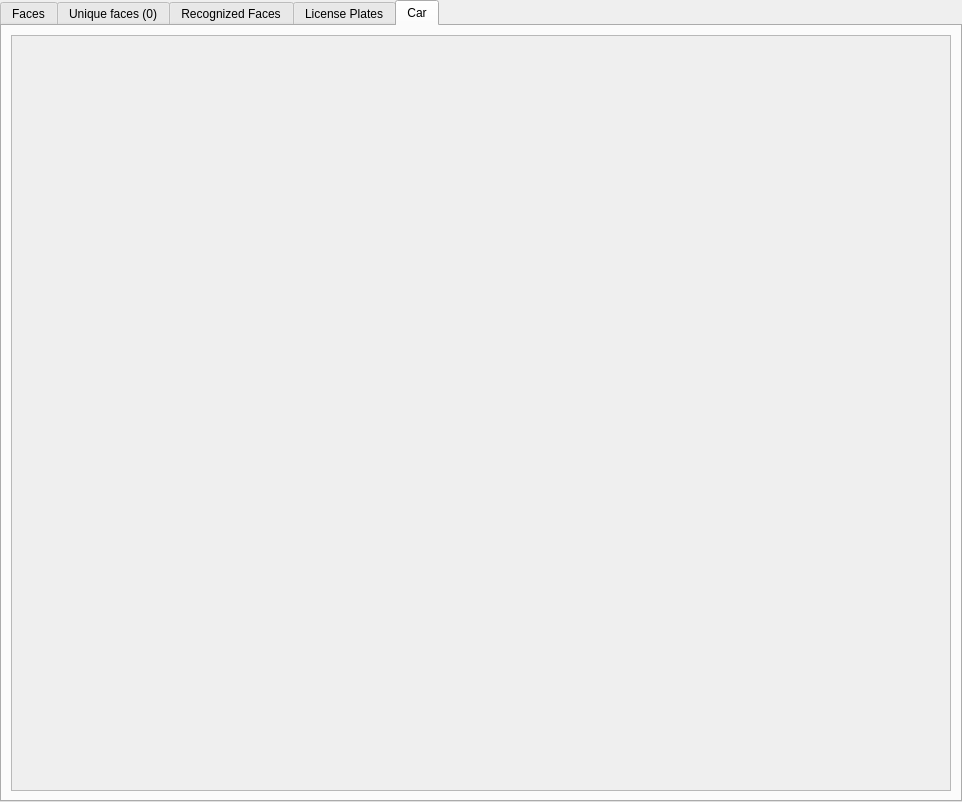
<?xml version="1.0" encoding="UTF-8"?>
<ui version="4.0">
 <class>Faces</class>
 <widget class="QDialog" name="Faces">
  <property name="geometry">
   <rect>
    <x>0</x>
    <y>0</y>
    <width>962</width>
    <height>802</height>
   </rect>
  </property>
  <property name="windowTitle">
   <string>Tiles</string>
  </property>
  <layout class="QGridLayout" name="gridLayout_2">
   <property name="leftMargin">
    <number>0</number>
   </property>
   <property name="topMargin">
    <number>0</number>
   </property>
   <property name="rightMargin">
    <number>0</number>
   </property>
   <property name="bottomMargin">
    <number>0</number>
   </property>
   <item row="0" column="0">
    <widget class="QTabWidget" name="tabWidget">
     <property name="currentIndex">
      <number>4</number>
     </property>
     <widget class="QWidget" name="tabAllTiles">
      <attribute name="title">
       <string>Faces</string>
      </attribute>
      <layout class="QGridLayout" name="gridLayout">
       <property name="leftMargin">
        <number>0</number>
       </property>
       <property name="topMargin">
        <number>0</number>
       </property>
       <property name="rightMargin">
        <number>0</number>
       </property>
       <property name="bottomMargin">
        <number>0</number>
       </property>
       <property name="spacing">
        <number>0</number>
       </property>
       <item row="0" column="0">
        <widget class="QScrollArea" name="scrollAreaFaces">
         <property name="widgetResizable">
          <bool>true</bool>
         </property>
         <widget class="QWidget" name="scrollAreaWidgetContents">
          <property name="geometry">
           <rect>
            <x>0</x>
            <y>0</y>
            <width>956</width>
            <height>769</height>
           </rect>
          </property>
         </widget>
        </widget>
       </item>
      </layout>
     </widget>
     <widget class="QWidget" name="tabClusterTab">
      <attribute name="title">
       <string>Unique faces (0)</string>
      </attribute>
      <layout class="QGridLayout" name="gridLayout_3">
       <property name="leftMargin">
        <number>0</number>
       </property>
       <property name="topMargin">
        <number>0</number>
       </property>
       <property name="rightMargin">
        <number>0</number>
       </property>
       <property name="bottomMargin">
        <number>0</number>
       </property>
       <property name="spacing">
        <number>0</number>
       </property>
       <item row="0" column="0">
        <widget class="QScrollArea" name="scrollAreaCluster">
         <property name="widgetResizable">
          <bool>true</bool>
         </property>
         <widget class="QWidget" name="scrollAreaWidgetContents_2">
          <property name="geometry">
           <rect>
            <x>0</x>
            <y>0</y>
            <width>956</width>
            <height>769</height>
           </rect>
          </property>
         </widget>
        </widget>
       </item>
      </layout>
     </widget>
     <widget class="QWidget" name="tabFR">
      <property name="enabled">
       <bool>true</bool>
      </property>
      <attribute name="title">
       <string>Recognized Faces</string>
      </attribute>
      <widget class="QScrollArea" name="scrollArea">
       <property name="enabled">
        <bool>true</bool>
       </property>
       <property name="geometry">
        <rect>
         <x>6</x>
         <y>9</y>
         <width>940</width>
         <height>753</height>
        </rect>
       </property>
       <property name="widgetResizable">
        <bool>true</bool>
       </property>
       <widget class="QWidget" name="scrollAreaWidgetContents_4">
        <property name="geometry">
         <rect>
          <x>0</x>
          <y>0</y>
          <width>938</width>
          <height>751</height>
         </rect>
        </property>
       </widget>
      </widget>
     </widget>
     <widget class="QWidget" name="tabLprTab">
      <attribute name="title">
       <string>License Plates</string>
      </attribute>
      <layout class="QGridLayout" name="gridLayout_4">
       <item row="0" column="0">
        <widget class="QScrollArea" name="scrollAreaLPR">
         <property name="widgetResizable">
          <bool>true</bool>
         </property>
         <widget class="QWidget" name="scrollAreaWidgetContents_3">
          <property name="geometry">
           <rect>
            <x>0</x>
            <y>0</y>
            <width>938</width>
            <height>751</height>
           </rect>
          </property>
         </widget>
        </widget>
       </item>
      </layout>
     </widget>
     <widget class="QWidget" name="tabCar">
      <attribute name="title">
       <string>Car</string>
      </attribute>
      <layout class="QGridLayout" name="gridLayout_5">
       <item row="0" column="0">
        <widget class="QScrollArea" name="scrollAreaCar">
         <property name="widgetResizable">
          <bool>true</bool>
         </property>
         <widget class="QWidget" name="scrollAreaWidgetContents_5">
          <property name="geometry">
           <rect>
            <x>0</x>
            <y>0</y>
            <width>938</width>
            <height>751</height>
           </rect>
          </property>
         </widget>
        </widget>
       </item>
      </layout>
     </widget>
    </widget>
   </item>
  </layout>
 </widget>
 <resources/>
 <connections/>
</ui>
